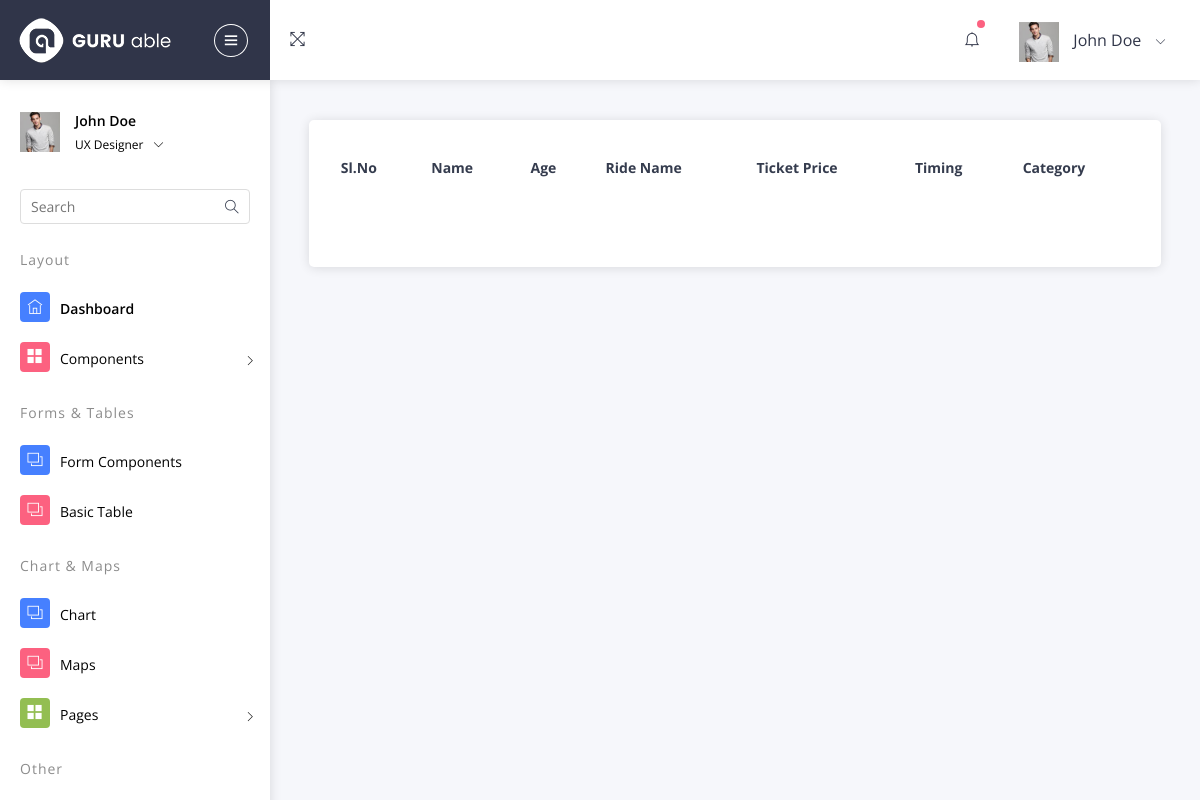
/WaterLand_view, run on an earlier commit of the app's database.
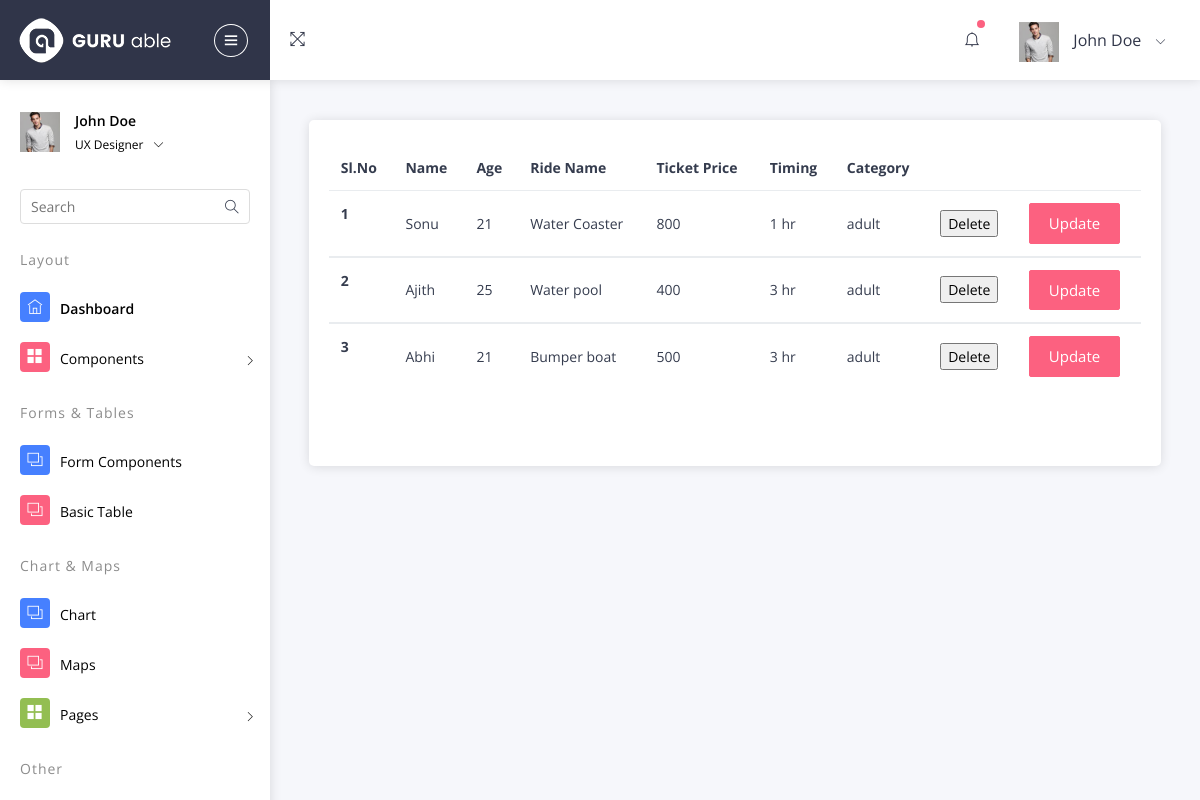
And on a later commit of the database.
### new_app/models.py (models this page shows)
class WaterLand(models.Model):
    age_category = (
        ('child','child'),
        ('adult','adult')
    )
    name=models.CharField(max_length=20)
    age=models.IntegerField()
    rides_name=models.CharField(max_length=20)
    ticket_price=models.IntegerField()
    timing=models.CharField(max_length=20)
    category=models.CharField(max_length=20,choices=age_category)

### new_app/views.py (the view)
# urls.py: path('WaterLand_view',views.WaterLand_view,name="WaterLand_view"),
def WaterLand_view(request):
    data = WaterLand.objects.all()
    return render(request,'view.data.html',{'data':data})

### template/view.data.html (shortened to what this page needs)
{% extends 'dash.html' %}
{% block content %}
<table class="table">
  <thead>
    <tr>
        <th scope="col">Sl.No</th>
      <th scope="col">Name</th>
      <th scope="col">Age</th>
      <th scope="col">Ride Name</th>
      <th scope="col">Ticket Price</th>
       <th scope="col">Timing</th>
         <th scope="col">Category</th>
    </tr>
  </thead>
  <tbody>
{% for i in data %}
    <tr>
      <th scope="row">{{forloop.counter}}</th>
      <td>{{i.name}}</td>
       <td>{{i.age}}</td>
       <td>{{i.rides_name}}</td>
       <td>{{i.ticket_price}}</td>
        <td>{{i.timing}}</td>
        <td>{{i.category}}</td>
        <td>
            <form action="{% url 'WaterLand_delete' i.id %}" method="POST" >
                <button type = "submit">Delete</button>
            </form>
        </td>
        <td>
            <a href = "{% url 'WaterLand_update' i.id %}" class="btn btn-danger">Update</a>
        </td>
    </tr>
  </tbody>
   {% endfor %}
</table>
{% endblock %}

### template/dash.html (shortened to what this page needs)
<!DOCTYPE html>
{% load static %}
<html lang="en">
<head>
      <link rel="stylesheet" type="text/css" href=" {% static 'assets/css/bootstrap/css/bootstrap.min.css' %} ">
      <link rel="stylesheet" type="text/css" href=" {% static 'assets/icon/themify-icons/themify-icons.css' %} ">
      <link rel="stylesheet" type="text/css" href=" {% static 'assets/icon/icofont/css/icofont.css' %} ">
      <link rel="stylesheet" type="text/css" href=" {% static 'assets/css/style.css' %} ">
      <link rel="stylesheet" type="text/css" href=" {% static 'assets/css/jquery.mCustomScrollbar.css' %} ">
  </head>
  <body>
    <div id="pcoded" class="pcoded">
        <div class="pcoded-container navbar-wrapper">
            <nav class="navbar header-navbar pcoded-header">
                <div class="navbar-wrapper">
                    <div class="navbar-logo">
                        <a class="mobile-menu" id="mobile-collapse" href=" {% static '#!' %} ">
                            <i class="ti-menu"></i>
                        </a>
                        <a href=" {% static 'index.html' %} ">
                            <img class="img-fluid" src=" {% static 'assets/images/logo.png' %} " alt="Theme-Logo" />
                        </a>
                    </div>
                    <div class="navbar-container container-fluid">
                        <ul class="nav-left">
                            <li>
                                <a href=" {% static '#!' %} " onclick="javascript:toggleFullScreen()">
                                    <i class="ti-fullscreen"></i>
                                </a>
                            </li>
                        </ul>
                        <ul class="nav-right">
                            <li class="header-notification">
                                <a href=" {% static '#!' %} ">
                                    <i class="ti-bell"></i>
                                    <span class="badge bg-c-pink"></span>
                                </a>
                            </li>
                            <li class="user-profile header-notification">
                                <a href=" {% static '#!' %} ">
                                    <img src=" {% static 'assets/images/avatar-4.jpg' %} " class="img-radius" alt="User-Profile-Image">
                                    <span>John Doe</span>
                                    <i class="ti-angle-down"></i>
                                </a>
                            </li>
                        </ul>
                    </div>
                </div>
            </nav>
            <div class="pcoded-main-container">
                <div class="pcoded-wrapper">
                    <nav class="pcoded-navbar">
                        <div class="pcoded-inner-navbar main-menu">
                            <div class="">
                                <div class="main-menu-header">
                                    <img class="img-40 img-radius" src=" {% static 'assets/images/avatar-4.jpg' %} " alt="User-Profile-Image">
                                    <div class="user-details">
                                        <span>John Doe</span>
                                        <span id="more-details">UX Designer<i class="ti-angle-down"></i></span>
                                    </div>
                                </div>
                            </div>
                            <div class="pcoded-search">
                                <div class="pcoded-search-box ">
                                    <input type="text" placeholder="Search">
                                    <span class="search-icon"><i class="ti-search" aria-hidden="true"></i></span>
                                </div>
                            </div>
                            <div class="pcoded-navigatio-lavel" data-i18n="nav.category.navigation">Layout</div>
                            <ul class="pcoded-item pcoded-left-item">
                                <li class="active">
                                    <a href=" {% static 'index.html' %} ">
                                        <span class="pcoded-micon"><i class="ti-home"></i><b>D</b></span>
                                        <span class="pcoded-mtext" data-i18n="nav.dash.main">Dashboard</span>
                                    </a>
                                </li>
                                <li class="pcoded-hasmenu">
                                    <a href=" {% static 'javascript:void(0)' %} ">
                                        <span class="pcoded-micon"><i class="ti-layout-grid2-alt"></i></span>
                                        <span class="pcoded-mtext"  data-i18n="nav.basic-components.main">Components</span>
                                    </a>
                                </li>
                            </ul>
                            <div class="pcoded-navigatio-lavel" data-i18n="nav.category.forms">Forms &amp; Tables</div>
                            <ul class="pcoded-item pcoded-left-item">
                                <li>
                                    <a href=" {% static 'form-elements-component.html' %} ">
                                        <span class="pcoded-micon"><i class="ti-layers"></i><b>FC</b></span>
                                        <span class="pcoded-mtext" data-i18n="nav.form-components.main">Form Components</span>
                                    </a>
                                </li>
                                <li>
                                    <a href=" {% static 'bs-basic-table.html' %} ">
                                        <span class="pcoded-micon"><i class="ti-layers"></i><b>FC</b></span>
                                        <span class="pcoded-mtext" data-i18n="nav.form-components.main">Basic Table</span>
                                    </a>
                                </li>
                            </ul>
                            <div class="pcoded-navigatio-lavel" data-i18n="nav.category.forms">Chart &amp; Maps</div>
                            <ul class="pcoded-item pcoded-left-item">
                                <li>
                                    <a href=" {% static 'chart.html' %} ">
                                        <span class="pcoded-micon"><i class="ti-layers"></i><b>FC</b></span>
                                        <span class="pcoded-mtext" data-i18n="nav.form-components.main">Chart</span>
                                    </a>
                                </li>
                                <li>
                                    <a href=" {% static 'map-google.html' %} ">
                                        <span class="pcoded-micon"><i class="ti-layers"></i><b>FC</b></span>
                                        <span class="pcoded-mtext" data-i18n="nav.form-components.main">Maps</span>
                                    </a>
                                </li>
                                <li class="pcoded-hasmenu">
                                    <a href=" {% static 'javascript:void(0)' %} ">
                                        <span class="pcoded-micon"><i class="ti-layout-grid2-alt"></i></span>
                                        <span class="pcoded-mtext"  data-i18n="nav.basic-components.main">Pages</span>
                                    </a>
                                </li>
                            </ul>
                            <div class="pcoded-navigatio-lavel" data-i18n="nav.category.other">Other</div>
                            <ul class="pcoded-item pcoded-left-item">
                                <li class="pcoded-hasmenu ">
                                    <a href=" {% static 'javascript:void(0)' %} ">
                                    </a>
                                </li>
                            </ul>
                        </div>
                    </nav>
                    <div class="pcoded-content">
                        <div class="pcoded-inner-content">
                            <div class="main-body">
                                <div class="page-wrapper">
                                    <div class="page-body">
                                        <div class="row">
                                            <div class="col-md-6 col-xl-3">
                                            </div>
                                            <div class="col-md-12 col-xl-12">
                                                <div class="card project-task">
                                                    <div class="card-header">
{% block content %}
{% endblock %}
                                                    <div class="card-block p-b-10">
                                            </div>
                                        </div>
                                    </div>
                                </div>
                            </div>
                        </div>
                    </div>
                </div>
            </div>
        </div>
</body>
</html>

What changed in the data, as far as the page shows it:
added WaterLand: name "Sonu", age "21", rides_name "Water Coaster", ticket_price "800", timing "1 hr", category "adult"
added WaterLand: name "Ajith", age "25", rides_name "Water pool", ticket_price "400", timing "3 hr", category "adult"
added WaterLand: name "Abhi", age "21", rides_name "Bumper boat", ticket_price "500", timing "3 hr", category "adult"
